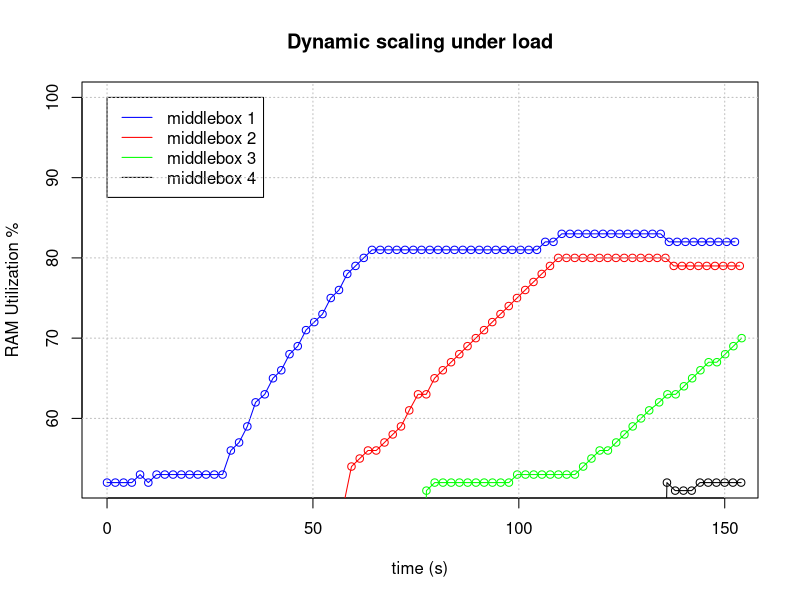

R code for this plot:
inp <- scan("load_1.txt", list("",0,0))
fw1time<-inp[[2]]; fw1rampct<-inp[[3]]

inp <- scan("load_2.txt", list("",0,0))
fw2time<-inp[[2]]; fw2rampct<-inp[[3]]

inp <- scan("load_3.txt", list("",0,0))
fw3time<-inp[[2]]; fw3rampct<-inp[[3]]

inp <- scan("load_4.txt", list("",0,0))
fw4time<-inp[[2]]; fw4rampct<-inp[[3]]

first = fw1time[1]

fw1time = (fw1time - first)/1000000000
fw2time = (fw2time - first)/1000000000
fw3time = (fw3time - first)/1000000000
fw4time = (fw4time - first)/1000000000

png('scaling.png', width = 6, height=5, units="in", res=300)

plot(fw1time, fw1rampct, type="o", col="blue", xlab="time (s)", ylab="RAM Utilization %", ylim=c(52,100), xlim=c(0,152))
lines(fw2time, fw2rampct, type="o", col="red")
lines(fw3time, fw3rampct, type="o", col="green")
lines(fw4time, fw4rampct, type="o", col="black")

title(main="Dynamic scaling under load")
legend(0,100, c("middlebox 1", "middlebox 2",  "middlebox 3", "middlebox 4"), col=c("blue","red","green", "black"), lty=1:1)

grid(col="gray")
dev.off()
